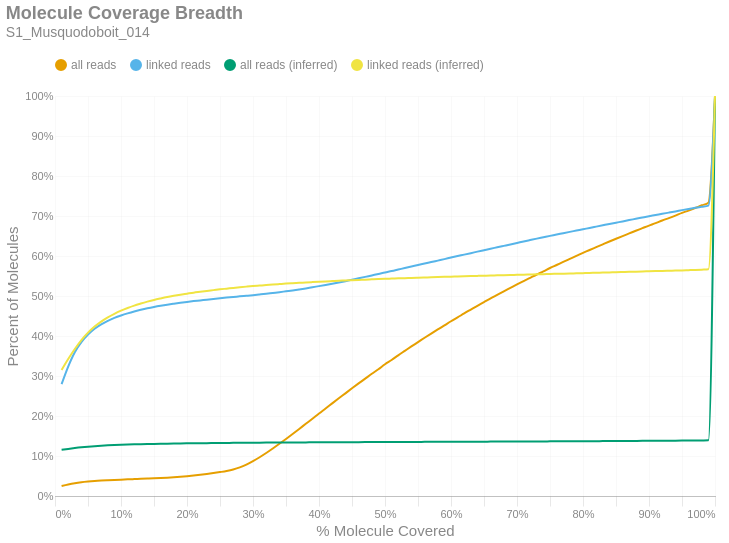

Here is the notebook cell this chart was saved with:
### Markdown cell above
### Molecule Read Coverage
This chart shows molecule coverage breadth as computed by the number of bases aligned to that molecule. In other words, "*how much of each unique long molecule is actually sequenced/aligned?*" Keep in mind there is a distinction between sequences and alignments, since some sequences belonging to a particular molecule may not align well and wouldn't appear in the alignment data. This chart also shows molecule coverage breadth as computed by the *inferred fragment* from which the aligned sequences originate. Unlike read coverage, this calculation takes into account the total insert size, including unsequenced gaps between the forward and reverse reads. Like the previous figures, these are cumulative percents.

### Code cell
if SKIPLR:
    print_html(f"Skipped")
else:
    binned_df = consolidated_hist(valids['coverage_bp'], mask, 0.01, True)
    binned_df_inf = consolidated_hist(valids['coverage_inserts'], mask, 0.01, True)
    binned_df = binned_df.with_columns(pl.lit(binned_df_inf['all reads (cumsum)']).alias('all reads (inferred)'))
    binned_df = binned_df.with_columns(pl.lit(binned_df_inf['linked reads (cumsum)']).alias('linked reads (inferred)'))
    binned_df = binned_df.with_columns(
        (pl.col('bin').cast(pl.Float64) + 0.01).alias('right_edge')
    )

    with SafeRender(binned_df):
        (
            density_plot(binned_df, 'Molecule Coverage Breadth', samplename, 'molcov', ['all reads (inferred)','linked reads (inferred)'])
            .encode(
                #x=alt.X('bin:Q', title="% Molecule Covered").axis(format = '%').scale(padding=0),
                x=alt.X('right_edge:Q', title="% Molecule Covered").axis(format='%').scale(padding=0),
                y=alt.Y('value:Q', title='Percent of Molecules')
                    .axis(format='%')
                    .stack(False)
                    .scale(domainMin=0, padding=0),
                color=alt.Color("key:N").scale(domain = ["all reads", "linked reads", "all reads (inferred)", "linked reads (inferred)"]),
                tooltip = [
                    alt.Tooltip("key:N", title = "Data Type"),
                    alt.Tooltip("range_label:N", title="% Molecule Covered"),
                    alt.Tooltip("value:Q", format = ".2%", title="% Molecules")
                ]
            )
        ).display()

### Figure 1 — Vega-Lite specification as saved in the notebook (floating-point values rounded to 4 significant figures)
{"width": "container", "height": 400, "config": {"title": {"anchor": "start", "dy": -15, "fontSize": 18, "color": "#888888", "subtitleColor": "#888888", "subtitleFontSize": 14}, "arc": {"fill": "#0072B2"}, "axis": {"domainColor": "#888888", "domainWidth": 0.5, "gridWidth": 0.2, "grid": false, "titleFontWeight": 400, "titleFontSize": 15, "labelFontSize": 11, "labelColor": "#888888", "tickColor": "#888888", "tickWidth": 0.2, "titleColor": "#888888"}, "axisBand": {"grid": false}, "axisX": {"grid": true, "tickSize": 10, "domainCap": "round"}, "axisY": {"domain": false, "grid": true, "tickSize": 0, "domainCap": "round"}, "background": "transparent", "header": {"labelFontSize": 15, "labelColor": "#888888", "titleFontSize": 15, "titleFontWeight": 600, "titleColor": "#888888"}, "legend": {"labelFont": "sans-serif", "labelFontSize": 12, "labelColor": "#888888", "symbolSize": 100, "symbolType": "circle", "titleFontSize": 12, "titlePadding": 10, "titleColor": "#888888", "title": null, "orient": "top"}, "range": {"category": ["#E69F00", "#56B4E9", "#009E73", "#F0E442", "#0072B2", "#D55E00", "#CC79A7", "#000000"], "diverging": ["#cfe8f3", "#a2d4ec", "#73bfe2", "#46abdb", "#1696d2", "#12719e"]}, "area": {"fill": "#0072B2", "fillOpacity": 0.7, "line": true, "strokeOpacity": 0.7}, "line": {"color": "#0072B2", "stroke": "#0072B2", "strokeWidth": 2}, "trail": {"color": "#0072B2", "stroke": "#0072B2", "strokeWidth": 0, "size": 1}, "point": {"filled": true, "fillOpacity": 1.0, "size": 95}, "text": {"color": "#888888", "fontSize": 11, "align": "right", "fontWeight": 400, "size": 11}, "bar": {"fill": "#0072B2", "stroke": null}, "view": {"stroke": null, "continuousWidth": 660, "continuousHeight": 400}}, "data": {"name": "data-755f816b55a57aefaa91b25d3d461378"}, "mark": {"type": "line", "interpolate": "monotone", "point": {"opacity": 0, "size": 275}}, "encoding": {"color": {"field": "key", "scale": {"domain": ["all reads", "linked reads", "all reads (inferred)", "linked reads (inferred)"]}, "type": "nominal"}, "tooltip": [{"field": "key", "title": "Data Type", "type": "nominal"}, {"field": "range_label", "title": "% Molecule Covered", "type": "nominal"}, {"field": "value", "format": ".2%", "title": "% Molecules", "type": "quantitative"}], "x": {"axis": {"format": "%"}, "field": "right_edge", "scale": {"padding": 0}, "title": "% Molecule Covered", "type": "quantitative"}, "y": {"axis": {"format": "%"}, "field": "value", "scale": {"domainMin": 0, "padding": 0}, "stack": false, "title": "Percent of Molecules", "type": "quantitative"}}, "params": [{"name": "param_c36ac31b6afebe62", "select": {"type": "point", "fields": ["key"]}, "bind": "legend"}], "title": {"text": "Molecule Coverage Breadth", "subtitle": "S1_Musquodoboit_014"}, "transform": [{"fold": ["all reads (cumsum)", "linked reads (cumsum)", "all reads (inferred)", "linked reads (inferred)"]}, {"calculate": "replace(datum.key, ' (cumsum)', '')", "as": "key"}, {"filter": {"param": "param_c36ac31b6afebe62"}}], "usermeta": {"embedOptions": {"downloadFileName": "S1_Musquodoboit_014.molcov"}}, "$schema": "https://vega.github.io/schema/vega-lite/v6.1.0.json", "datasets": {"data-755f816b55a57aefaa91b25d3d461378": [{"bin": "0.0", "interval": "0.0-0.01", "all reads": 0.02494, "linked reads": 0.2795, "all reads (cumsum)": 0.02494, "linked reads (cumsum)": 0.2795, "range_label": "0.0-0.01", "all reads (inferred)": 0.1154, "linked reads (inferred)": 0.3149, "right_edge": 0.01}, {"bin": "0.01", "interval": "0.01-0.02", "all reads": 0.003889, "linked reads": 0.04392, "all reads (cumsum)": 0.02883, "linked reads (cumsum)": 0.3234, "range_label": "0.01-0.02", "all reads (inferred)": 0.1178, "linked reads (inferred)": 0.3423, "right_edge": 0.02}, {"bin": "0.02", "interval": "0.02-0.03", "all reads": 0.003156, "linked reads": 0.0358, "all reads (cumsum)": 0.03199, "linked reads (cumsum)": 0.3592, "range_label": "0.02-0.03", "all reads (inferred)": 0.1199, "linked reads (inferred)": 0.3674, "right_edge": 0.03}, {"bin": "0.03", "interval": "0.03-0.04", "all reads": 0.002345, "linked reads": 0.02533, "all reads (cumsum)": 0.03433, "linked reads (cumsum)": 0.3846, "range_label": "0.03-0.04", "all reads (inferred)": 0.1218, "linked reads (inferred)": 0.3899, "right_edge": 0.04}, {"bin": "0.04", "interval": "0.04-0.05", "all reads": 0.001736, "linked reads": 0.01882, "all reads (cumsum)": 0.03607, "linked reads (cumsum)": 0.4034, "range_label": "0.04-0.05", "all reads (inferred)": 0.1234, "linked reads (inferred)": 0.4084, "right_edge": 0.05}, {"bin": "0.05", "interval": "0.05-0.06", "all reads": 0.001395, "linked reads": 0.01452, "all reads (cumsum)": 0.03746, "linked reads (cumsum)": 0.4179, "range_label": "0.05-0.06", "all reads (inferred)": 0.1247, "linked reads (inferred)": 0.4236, "right_edge": 0.06}, {"bin": "0.06", "interval": "0.06-0.07", "all reads": 0.001078, "linked reads": 0.01113, "all reads (cumsum)": 0.03854, "linked reads (cumsum)": 0.429, "range_label": "0.06-0.07", "all reads (inferred)": 0.1257, "linked reads (inferred)": 0.436, "right_edge": 0.07}, {"bin": "0.07", "interval": "0.07-0.08", "all reads": 0.000878, "linked reads": 0.008733, "all reads (cumsum)": 0.03942, "linked reads (cumsum)": 0.4378, "range_label": "0.07-0.08", "all reads (inferred)": 0.1266, "linked reads (inferred)": 0.4466, "right_edge": 0.08}, {"bin": "0.08", "interval": "0.08-0.09", "all reads": 0.0007941, "linked reads": 0.007382, "all reads (cumsum)": 0.04021, "linked reads (cumsum)": 0.4452, "range_label": "0.08-0.09", "all reads (inferred)": 0.1273, "linked reads (inferred)": 0.4555, "right_edge": 0.09}, {"bin": "0.09", "interval": "0.09-0.1", "all reads": 0.0007016, "linked reads": 0.006134, "all reads (cumsum)": 0.04092, "linked reads (cumsum)": 0.4513, "range_label": "0.09-0.1", "all reads (inferred)": 0.128, "linked reads (inferred)": 0.4632, "right_edge": 0.1}, {"bin": "0.1", "interval": "0.1-0.11", "all reads": 0.0006712, "linked reads": 0.005368, "all reads (cumsum)": 0.04159, "linked reads (cumsum)": 0.4567, "range_label": "0.1-0.11", "all reads (inferred)": 0.1286, "linked reads (inferred)": 0.4701, "right_edge": 0.11}, {"bin": "0.11", "interval": "0.11-0.12", "all reads": 0.0006185, "linked reads": 0.004748, "all reads (cumsum)": 0.04221, "linked reads (cumsum)": 0.4614, "range_label": "0.11-0.12", "all reads (inferred)": 0.1291, "linked reads (inferred)": 0.4761, "right_edge": 0.12}, {"bin": "0.12", "interval": "0.12-0.13", "all reads": 0.0006108, "linked reads": 0.004063, "all reads (cumsum)": 0.04282, "linked reads (cumsum)": 0.4655, "range_label": "0.12-0.13", "all reads (inferred)": 0.1295, "linked reads (inferred)": 0.4812, "right_edge": 0.13}, {"bin": "0.13", "interval": "0.13-0.14", "all reads": 0.0006271, "linked reads": 0.003728, "all reads (cumsum)": 0.04344, "linked reads (cumsum)": 0.4692, "range_label": "0.13-0.14", "all reads (inferred)": 0.1299, "linked reads (inferred)": 0.4859, "right_edge": 0.14}, {"bin": "0.14", "interval": "0.14-0.15", "all reads": 0.0006569, "linked reads": 0.003336, "all reads (cumsum)": 0.0441, "linked reads (cumsum)": 0.4725, "range_label": "0.14-0.15", "all reads (inferred)": 0.1303, "linked reads (inferred)": 0.4902, "right_edge": 0.15}, {"bin": "0.15", "interval": "0.15-0.16", "all reads": 0.0007697, "linked reads": 0.003015, "all reads (cumsum)": 0.04487, "linked reads (cumsum)": 0.4756, "range_label": "0.15-0.16", "all reads (inferred)": 0.1306, "linked reads (inferred)": 0.4939, "right_edge": 0.16}, {"bin": "0.16", "interval": "0.16-0.17", "all reads": 0.0009352, "linked reads": 0.002755, "all reads (cumsum)": 0.04581, "linked reads (cumsum)": 0.4783, "range_label": "0.16-0.17", "all reads (inferred)": 0.1309, "linked reads (inferred)": 0.4975, "right_edge": 0.17}, {"bin": "0.17", "interval": "0.17-0.18", "all reads": 0.001102, "linked reads": 0.002442, "all reads (cumsum)": 0.04691, "linked reads (cumsum)": 0.4808, "range_label": "0.17-0.18", "all reads (inferred)": 0.1311, "linked reads (inferred)": 0.5005, "right_edge": 0.18}, {"bin": "0.18", "interval": "0.18-0.19", "all reads": 0.001279, "linked reads": 0.002313, "all reads (cumsum)": 0.04819, "linked reads (cumsum)": 0.4831, "range_label": "0.18-0.19", "all reads (inferred)": 0.1314, "linked reads (inferred)": 0.5033, "right_edge": 0.19}, {"bin": "0.19", "interval": "0.19-0.2", "all reads": 0.001486, "linked reads": 0.002131, "all reads (cumsum)": 0.04967, "linked reads (cumsum)": 0.4852, "range_label": "0.19-0.2", "all reads (inferred)": 0.1316, "linked reads (inferred)": 0.5059, "right_edge": 0.2}, {"bin": "0.2", "interval": "0.2-0.21", "all reads": 0.001628, "linked reads": 0.002014, "all reads (cumsum)": 0.0513, "linked reads (cumsum)": 0.4872, "range_label": "0.2-0.21", "all reads (inferred)": 0.1318, "linked reads (inferred)": 0.5084, "right_edge": 0.21}, {"bin": "0.21", "interval": "0.21-0.22", "all reads": 0.001774, "linked reads": 0.001793, "all reads (cumsum)": 0.05308, "linked reads (cumsum)": 0.489, "range_label": "0.21-0.22", "all reads (inferred)": 0.132, "linked reads (inferred)": 0.5106, "right_edge": 0.22}, {"bin": "0.22", "interval": "0.22-0.23", "all reads": 0.002015, "linked reads": 0.001882, "all reads (cumsum)": 0.05509, "linked reads (cumsum)": 0.4909, "range_label": "0.22-0.23", "all reads (inferred)": 0.1322, "linked reads (inferred)": 0.5128, "right_edge": 0.23}, {"bin": "0.23", "interval": "0.23-0.24", "all reads": 0.002196, "linked reads": 0.001757, "all reads (cumsum)": 0.05729, "linked reads (cumsum)": 0.4926, "range_label": "0.23-0.24", "all reads (inferred)": 0.1323, "linked reads (inferred)": 0.5147, "right_edge": 0.24}, {"bin": "0.24", "interval": "0.24-0.25", "all reads": 0.002493, "linked reads": 0.001657, "all reads (cumsum)": 0.05978, "linked reads (cumsum)": 0.4943, "range_label": "0.24-0.25", "all reads (inferred)": 0.1325, "linked reads (inferred)": 0.5167, "right_edge": 0.25}, {"bin": "0.25", "interval": "0.25-0.26", "all reads": 0.002759, "linked reads": 0.001657, "all reads (cumsum)": 0.06254, "linked reads (cumsum)": 0.496, "range_label": "0.25-0.26", "all reads (inferred)": 0.1327, "linked reads (inferred)": 0.5184, "right_edge": 0.26}, {"bin": "0.26", "interval": "0.26-0.27", "all reads": 0.003706, "linked reads": 0.001469, "all reads (cumsum)": 0.06624, "linked reads (cumsum)": 0.4974, "range_label": "0.26-0.27", "all reads (inferred)": 0.1328, "linked reads (inferred)": 0.5202, "right_edge": 0.27}, {"bin": "0.27", "interval": "0.27-0.28", "all reads": 0.005236, "linked reads": 0.001665, "all reads (cumsum)": 0.07148, "linked reads (cumsum)": 0.4991, "range_label": "0.27-0.28", "all reads (inferred)": 0.133, "linked reads (inferred)": 0.5218, "right_edge": 0.28}, {"bin": "0.28", "interval": "0.28-0.29", "all reads": 0.007085, "linked reads": 0.001497, "all reads (cumsum)": 0.07857, "linked reads (cumsum)": 0.5006, "range_label": "0.28-0.29", "all reads (inferred)": 0.1331, "linked reads (inferred)": 0.5234, "right_edge": 0.29}, {"bin": "0.29", "interval": "0.29-0.3", "all reads": 0.008658, "linked reads": 0.001543, "all reads (cumsum)": 0.08722, "linked reads (cumsum)": 0.5021, "range_label": "0.29-0.3", "all reads (inferred)": 0.1332, "linked reads (inferred)": 0.5249, "right_edge": 0.3}, {"bin": "0.3", "interval": "0.3-0.31", "all reads": 0.009641, "linked reads": 0.001711, "all reads (cumsum)": 0.09686, "linked reads (cumsum)": 0.5038, "range_label": "0.3-0.31", "all reads (inferred)": 0.1333, "linked reads (inferred)": 0.5261, "right_edge": 0.31}, {"bin": "0.31", "interval": "0.31-0.32", "all reads": 0.01056, "linked reads": 0.001782, "all reads (cumsum)": 0.1074, "linked reads (cumsum)": 0.5056, "range_label": "0.31-0.32", "all reads (inferred)": 0.1335, "linked reads (inferred)": 0.5273, "right_edge": 0.32}, {"bin": "0.32", "interval": "0.32-0.33", "all reads": 0.01136, "linked reads": 0.002017, "all reads (cumsum)": 0.1188, "linked reads (cumsum)": 0.5076, "range_label": "0.32-0.33", "all reads (inferred)": 0.1336, "linked reads (inferred)": 0.5286, "right_edge": 0.33}, {"bin": "0.33", "interval": "0.33-0.34", "all reads": 0.01172, "linked reads": 0.001946, "all reads (cumsum)": 0.1305, "linked reads (cumsum)": 0.5096, "range_label": "0.33-0.34", "all reads (inferred)": 0.1337, "linked reads (inferred)": 0.5298, "right_edge": 0.34}, {"bin": "0.34", "interval": "0.34-0.35", "all reads": 0.01211, "linked reads": 0.002217, "all reads (cumsum)": 0.1426, "linked reads (cumsum)": 0.5118, "range_label": "0.34-0.35", "all reads (inferred)": 0.1338, "linked reads (inferred)": 0.531, "right_edge": 0.35}, {"bin": "0.35", "interval": "0.35-0.36", "all reads": 0.01239, "linked reads": 0.00216, "all reads (cumsum)": 0.155, "linked reads (cumsum)": 0.514, "range_label": "0.35-0.36", "all reads (inferred)": 0.1339, "linked reads (inferred)": 0.5319, "right_edge": 0.36}, {"bin": "0.36", "interval": "0.36-0.37", "all reads": 0.01261, "linked reads": 0.002459, "all reads (cumsum)": 0.1676, "linked reads (cumsum)": 0.5164, "range_label": "0.36-0.37", "all reads (inferred)": 0.134, "linked reads (inferred)": 0.5329, "right_edge": 0.37}, {"bin": "0.37", "interval": "0.37-0.38", "all reads": 0.01282, "linked reads": 0.002606, "all reads (cumsum)": 0.1804, "linked reads (cumsum)": 0.519, "range_label": "0.37-0.38", "all reads (inferred)": 0.134, "linked reads (inferred)": 0.5338, "right_edge": 0.38}, {"bin": "0.38", "interval": "0.38-0.39", "all reads": 0.0127, "linked reads": 0.002894, "all reads (cumsum)": 0.1931, "linked reads (cumsum)": 0.5219, "range_label": "0.38-0.39", "all reads (inferred)": 0.1341, "linked reads (inferred)": 0.5347, "right_edge": 0.39}, {"bin": "0.39", "interval": "0.39-0.4", "all reads": 0.01302, "linked reads": 0.002745, "all reads (cumsum)": 0.2062, "linked reads (cumsum)": 0.5247, "range_label": "0.39-0.4", "all reads (inferred)": 0.1342, "linked reads (inferred)": 0.5356, "right_edge": 0.4}, {"bin": "0.4", "interval": "0.4-0.41", "all reads": 0.01258, "linked reads": 0.002834, "all reads (cumsum)": 0.2188, "linked reads (cumsum)": 0.5275, "range_label": "0.4-0.41", "all reads (inferred)": 0.1343, "linked reads (inferred)": 0.5365, "right_edge": 0.41}, {"bin": "0.41", "interval": "0.41-0.42", "all reads": 0.01279, "linked reads": 0.00298, "all reads (cumsum)": 0.2315, "linked reads (cumsum)": 0.5305, "range_label": "0.41-0.42", "all reads (inferred)": 0.1344, "linked reads (inferred)": 0.5373, "right_edge": 0.42}, {"bin": "0.42", "interval": "0.42-0.43", "all reads": 0.01263, "linked reads": 0.003211, "all reads (cumsum)": 0.2442, "linked reads (cumsum)": 0.5337, "range_label": "0.42-0.43", "all reads (inferred)": 0.1345, "linked reads (inferred)": 0.5381, "right_edge": 0.43}, {"bin": "0.43", "interval": "0.43-0.44", "all reads": 0.01251, "linked reads": 0.003429, "all reads (cumsum)": 0.2567, "linked reads (cumsum)": 0.5371, "range_label": "0.43-0.44", "all reads (inferred)": 0.1345, "linked reads (inferred)": 0.5388, "right_edge": 0.44}, {"bin": "0.44", "interval": "0.44-0.45", "all reads": 0.01257, "linked reads": 0.003575, "all reads (cumsum)": 0.2693, "linked reads (cumsum)": 0.5407, "range_label": "0.44-0.45", "all reads (inferred)": 0.1346, "linked reads (inferred)": 0.5396, "right_edge": 0.45}, {"bin": "0.45", "interval": "0.45-0.46", "all reads": 0.01223, "linked reads": 0.003547, "all reads (cumsum)": 0.2815, "linked reads (cumsum)": 0.5442, "range_label": "0.45-0.46", "all reads (inferred)": 0.1347, "linked reads (inferred)": 0.5403, "right_edge": 0.46}, {"bin": "0.46", "interval": "0.46-0.47", "all reads": 0.01197, "linked reads": 0.003564, "all reads (cumsum)": 0.2935, "linked reads (cumsum)": 0.5478, "range_label": "0.46-0.47", "all reads (inferred)": 0.1347, "linked reads (inferred)": 0.5409, "right_edge": 0.47}, {"bin": "0.47", "interval": "0.47-0.48", "all reads": 0.01205, "linked reads": 0.003628, "all reads (cumsum)": 0.3055, "linked reads (cumsum)": 0.5514, "range_label": "0.47-0.48", "all reads (inferred)": 0.1348, "linked reads (inferred)": 0.5416, "right_edge": 0.48}, {"bin": "0.48", "interval": "0.48-0.49", "all reads": 0.01138, "linked reads": 0.003557, "all reads (cumsum)": 0.3169, "linked reads (cumsum)": 0.555, "range_label": "0.48-0.49", "all reads (inferred)": 0.1349, "linked reads (inferred)": 0.5423, "right_edge": 0.49}, {"bin": "0.49", "interval": "0.49-0.5", "all reads": 0.01259, "linked reads": 0.003817, "all reads (cumsum)": 0.3295, "linked reads (cumsum)": 0.5588, "range_label": "0.49-0.5", "all reads (inferred)": 0.135, "linked reads (inferred)": 0.543, "right_edge": 0.5}, {"bin": "0.5", "interval": "0.5-0.51", "all reads": 0.01052, "linked reads": 0.00345, "all reads (cumsum)": 0.34, "linked reads (cumsum)": 0.5623, "range_label": "0.5-0.51", "all reads (inferred)": 0.135, "linked reads (inferred)": 0.5435, "right_edge": 0.51}, {"bin": "0.51", "interval": "0.51-0.52", "all reads": 0.01169, "linked reads": 0.003825, "all reads (cumsum)": 0.3517, "linked reads (cumsum)": 0.5661, "range_label": "0.51-0.52", "all reads (inferred)": 0.1351, "linked reads (inferred)": 0.5441, "right_edge": 0.52}, {"bin": "0.52", "interval": "0.52-0.53", "all reads": 0.01111, "linked reads": 0.00386, "all reads (cumsum)": 0.3628, "linked reads (cumsum)": 0.5699, "range_label": "0.52-0.53", "all reads (inferred)": 0.1351, "linked reads (inferred)": 0.5447, "right_edge": 0.53}, {"bin": "0.53", "interval": "0.53-0.54", "all reads": 0.01108, "linked reads": 0.0038, "all reads (cumsum)": 0.3739, "linked reads (cumsum)": 0.5737, "range_label": "0.53-0.54", "all reads (inferred)": 0.1352, "linked reads (inferred)": 0.5452, "right_edge": 0.54}, {"bin": "0.54", "interval": "0.54-0.55", "all reads": 0.01074, "linked reads": 0.003614, "all reads (cumsum)": 0.3846, "linked reads (cumsum)": 0.5774, "range_label": "0.54-0.55", "all reads (inferred)": 0.1353, "linked reads (inferred)": 0.5457, "right_edge": 0.55}, {"bin": "0.55", "interval": "0.55-0.56", "all reads": 0.01092, "linked reads": 0.003853, "all reads (cumsum)": 0.3955, "linked reads (cumsum)": 0.5812, "range_label": "0.55-0.56", "all reads (inferred)": 0.1353, "linked reads (inferred)": 0.5463, "right_edge": 0.56}, {"bin": "0.56", "interval": "0.56-0.57", "all reads": 0.01057, "linked reads": 0.003561, "all reads (cumsum)": 0.4061, "linked reads (cumsum)": 0.5848, "range_label": "0.56-0.57", "all reads (inferred)": 0.1354, "linked reads (inferred)": 0.5469, "right_edge": 0.57}, {"bin": "0.57", "interval": "0.57-0.58", "all reads": 0.01025, "linked reads": 0.003725, "all reads (cumsum)": 0.4163, "linked reads (cumsum)": 0.5885, "range_label": "0.57-0.58", "all reads (inferred)": 0.1355, "linked reads (inferred)": 0.5474, "right_edge": 0.58}, {"bin": "0.58", "interval": "0.58-0.59", "all reads": 0.01022, "linked reads": 0.003686, "all reads (cumsum)": 0.4266, "linked reads (cumsum)": 0.5922, "range_label": "0.58-0.59", "all reads (inferred)": 0.1355, "linked reads (inferred)": 0.5479, "right_edge": 0.59}, {"bin": "0.59", "interval": "0.59-0.6", "all reads": 0.01033, "linked reads": 0.00391, "all reads (cumsum)": 0.4369, "linked reads (cumsum)": 0.5961, "range_label": "0.59-0.6", "all reads (inferred)": 0.1356, "linked reads (inferred)": 0.5484, "right_edge": 0.6}, {"bin": "0.6", "interval": "0.6-0.61", "all reads": 0.009607, "linked reads": 0.0037, "all reads (cumsum)": 0.4465, "linked reads (cumsum)": 0.5998, "range_label": "0.6-0.61", "all reads (inferred)": 0.1356, "linked reads (inferred)": 0.5489, "right_edge": 0.61}, {"bin": "0.61", "interval": "0.61-0.62", "all reads": 0.00996, "linked reads": 0.003589, "all reads (cumsum)": 0.4565, "linked reads (cumsum)": 0.6034, "range_label": "0.61-0.62", "all reads (inferred)": 0.1357, "linked reads (inferred)": 0.5494, "right_edge": 0.62}, {"bin": "0.62", "interval": "0.62-0.63", "all reads": 0.009506, "linked reads": 0.003675, "all reads (cumsum)": 0.466, "linked reads (cumsum)": 0.6071, "range_label": "0.62-0.63", "all reads (inferred)": 0.1358, "linked reads (inferred)": 0.5498, "right_edge": 0.63}, {"bin": "0.63", "interval": "0.63-0.64", "all reads": 0.009461, "linked reads": 0.003821, "all reads (cumsum)": 0.4754, "linked reads (cumsum)": 0.6109, "range_label": "0.63-0.64", "all reads (inferred)": 0.1358, "linked reads (inferred)": 0.5503, "right_edge": 0.64}, {"bin": "0.64", "interval": "0.64-0.65", "all reads": 0.009233, "linked reads": 0.003696, "all reads (cumsum)": 0.4847, "linked reads (cumsum)": 0.6146, "range_label": "0.64-0.65", "all reads (inferred)": 0.1359, "linked reads (inferred)": 0.5507, "right_edge": 0.65}, {"bin": "0.65", "interval": "0.65-0.66", "all reads": 0.009314, "linked reads": 0.003703, "all reads (cumsum)": 0.494, "linked reads (cumsum)": 0.6183, "range_label": "0.65-0.66", "all reads (inferred)": 0.136, "linked reads (inferred)": 0.5512, "right_edge": 0.66}, {"bin": "0.66", "interval": "0.66-0.67", "all reads": 0.008831, "linked reads": 0.003454, "all reads (cumsum)": 0.5028, "linked reads (cumsum)": 0.6217, "range_label": "0.66-0.67", "all reads (inferred)": 0.136, "linked reads (inferred)": 0.5517, "right_edge": 0.67}, {"bin": "0.67", "interval": "0.67-0.68", "all reads": 0.008844, "linked reads": 0.003532, "all reads (cumsum)": 0.5117, "linked reads (cumsum)": 0.6253, "range_label": "0.67-0.68", "all reads (inferred)": 0.1361, "linked reads (inferred)": 0.5521, "right_edge": 0.68}, {"bin": "0.68", "interval": "0.68-0.69", "all reads": 0.008594, "linked reads": 0.003547, "all reads (cumsum)": 0.5203, "linked reads (cumsum)": 0.6288, "range_label": "0.68-0.69", "all reads (inferred)": 0.1362, "linked reads (inferred)": 0.5525, "right_edge": 0.69}, {"bin": "0.69", "interval": "0.69-0.7", "all reads": 0.008633, "linked reads": 0.003718, "all reads (cumsum)": 0.5289, "linked reads (cumsum)": 0.6325, "range_label": "0.69-0.7", "all reads (inferred)": 0.1362, "linked reads (inferred)": 0.5529, "right_edge": 0.7}, {"bin": "0.7", "interval": "0.7-0.71", "all reads": 0.008294, "linked reads": 0.003832, "all reads (cumsum)": 0.5372, "linked reads (cumsum)": 0.6364, "range_label": "0.7-0.71", "all reads (inferred)": 0.1363, "linked reads (inferred)": 0.5534, "right_edge": 0.71}, {"bin": "0.71", "interval": "0.71-0.72", "all reads": 0.00828, "linked reads": 0.003575, "all reads (cumsum)": 0.5455, "linked reads (cumsum)": 0.6399, "range_label": "0.71-0.72", "all reads (inferred)": 0.1364, "linked reads (inferred)": 0.5538, "right_edge": 0.72}, {"bin": "0.72", "interval": "0.72-0.73", "all reads": 0.008276, "linked reads": 0.003536, "all reads (cumsum)": 0.5537, "linked reads (cumsum)": 0.6435, "range_label": "0.72-0.73", "all reads (inferred)": 0.1364, "linked reads (inferred)": 0.5542, "right_edge": 0.73}, {"bin": "0.73", "interval": "0.73-0.74", "all reads": 0.007907, "linked reads": 0.003418, "all reads (cumsum)": 0.5616, "linked reads (cumsum)": 0.6469, "range_label": "0.73-0.74", "all reads (inferred)": 0.1365, "linked reads (inferred)": 0.5546, "right_edge": 0.74}, {"bin": "0.74", "interval": "0.74-0.75", "all reads": 0.008326, "linked reads": 0.00344, "all reads (cumsum)": 0.57, "linked reads (cumsum)": 0.6503, "range_label": "0.74-0.75", "all reads (inferred)": 0.1366, "linked reads (inferred)": 0.5551, "right_edge": 0.75}, {"bin": "0.75", "interval": "0.75-0.76", "all reads": 0.007583, "linked reads": 0.003258, "all reads (cumsum)": 0.5776, "linked reads (cumsum)": 0.6536, "range_label": "0.75-0.76", "all reads (inferred)": 0.1366, "linked reads (inferred)": 0.5555, "right_edge": 0.76}, {"bin": "0.76", "interval": "0.76-0.77", "all reads": 0.007682, "linked reads": 0.003436, "all reads (cumsum)": 0.5852, "linked reads (cumsum)": 0.657, "range_label": "0.76-0.77", "all reads (inferred)": 0.1367, "linked reads (inferred)": 0.5559, "right_edge": 0.77}, {"bin": "0.77", "interval": "0.77-0.78", "all reads": 0.007518, "linked reads": 0.003333, "all reads (cumsum)": 0.5928, "linked reads (cumsum)": 0.6604, "range_label": "0.77-0.78", "all reads (inferred)": 0.1368, "linked reads (inferred)": 0.5563, "right_edge": 0.78}, {"bin": "0.78", "interval": "0.78-0.79", "all reads": 0.007506, "linked reads": 0.003244, "all reads (cumsum)": 0.6003, "linked reads (cumsum)": 0.6636, "range_label": "0.78-0.79", "all reads (inferred)": 0.1369, "linked reads (inferred)": 0.5567, "right_edge": 0.79}, {"bin": "0.79", "interval": "0.79-0.8", "all reads": 0.007702, "linked reads": 0.003286, "all reads (cumsum)": 0.608, "linked reads (cumsum)": 0.6669, "range_label": "0.79-0.8", "all reads (inferred)": 0.137, "linked reads (inferred)": 0.5571, "right_edge": 0.8}, {"bin": "0.8", "interval": "0.8-0.81", "all reads": 0.006931, "linked reads": 0.003204, "all reads (cumsum)": 0.6149, "linked reads (cumsum)": 0.6701, "range_label": "0.8-0.81", "all reads (inferred)": 0.1371, "linked reads (inferred)": 0.5576, "right_edge": 0.81}, {"bin": "0.81", "interval": "0.81-0.82", "all reads": 0.007181, "linked reads": 0.003308, "all reads (cumsum)": 0.6221, "linked reads (cumsum)": 0.6734, "range_label": "0.81-0.82", "all reads (inferred)": 0.1371, "linked reads (inferred)": 0.5581, "right_edge": 0.82}, {"bin": "0.82", "interval": "0.82-0.83", "all reads": 0.007104, "linked reads": 0.003315, "all reads (cumsum)": 0.6292, "linked reads (cumsum)": 0.6767, "range_label": "0.82-0.83", "all reads (inferred)": 0.1372, "linked reads (inferred)": 0.5586, "right_edge": 0.83}, {"bin": "0.83", "interval": "0.83-0.84", "all reads": 0.007031, "linked reads": 0.003318, "all reads (cumsum)": 0.6362, "linked reads (cumsum)": 0.68, "range_label": "0.83-0.84", "all reads (inferred)": 0.1373, "linked reads (inferred)": 0.559, "right_edge": 0.84}, {"bin": "0.84", "interval": "0.84-0.85", "all reads": 0.006832, "linked reads": 0.003247, "all reads (cumsum)": 0.643, "linked reads (cumsum)": 0.6833, "range_label": "0.84-0.85", "all reads (inferred)": 0.1374, "linked reads (inferred)": 0.5596, "right_edge": 0.85}, {"bin": "0.85", "interval": "0.85-0.86", "all reads": 0.006766, "linked reads": 0.00314, "all reads (cumsum)": 0.6498, "linked reads (cumsum)": 0.6864, "range_label": "0.85-0.86", "all reads (inferred)": 0.1375, "linked reads (inferred)": 0.56, "right_edge": 0.86}, {"bin": "0.86", "interval": "0.86-0.87", "all reads": 0.006633, "linked reads": 0.003372, "all reads (cumsum)": 0.6564, "linked reads (cumsum)": 0.6898, "range_label": "0.86-0.87", "all reads (inferred)": 0.1376, "linked reads (inferred)": 0.5604, "right_edge": 0.87}, {"bin": "0.87", "interval": "0.87-0.88", "all reads": 0.006636, "linked reads": 0.003154, "all reads (cumsum)": 0.6631, "linked reads (cumsum)": 0.6929, "range_label": "0.87-0.88", "all reads (inferred)": 0.1377, "linked reads (inferred)": 0.5608, "right_edge": 0.88}, {"bin": "0.88", "interval": "0.88-0.89", "all reads": 0.006461, "linked reads": 0.003258, "all reads (cumsum)": 0.6695, "linked reads (cumsum)": 0.6962, "range_label": "0.88-0.89", "all reads (inferred)": 0.1378, "linked reads (inferred)": 0.5613, "right_edge": 0.89}, {"bin": "0.89", "interval": "0.89-0.9", "all reads": 0.006469, "linked reads": 0.003211, "all reads (cumsum)": 0.676, "linked reads (cumsum)": 0.6994, "range_label": "0.89-0.9", "all reads (inferred)": 0.1379, "linked reads (inferred)": 0.5618, "right_edge": 0.9}, {"bin": "0.9", "interval": "0.9-0.91", "all reads": 0.006037, "linked reads": 0.002998, "all reads (cumsum)": 0.682, "linked reads (cumsum)": 0.7024, "range_label": "0.9-0.91", "all reads (inferred)": 0.138, "linked reads (inferred)": 0.5623, "right_edge": 0.91}, {"bin": "0.91", "interval": "0.91-0.92", "all reads": 0.006834, "linked reads": 0.003126, "all reads (cumsum)": 0.6889, "linked reads (cumsum)": 0.7055, "range_label": "0.91-0.92", "all reads (inferred)": 0.1382, "linked reads (inferred)": 0.5628, "right_edge": 0.92}, {"bin": "0.92", "interval": "0.92-0.93", "all reads": 0.005899, "linked reads": 0.002919, "all reads (cumsum)": 0.6948, "linked reads (cumsum)": 0.7085, "range_label": "0.92-0.93", "all reads (inferred)": 0.1383, "linked reads (inferred)": 0.5632, "right_edge": 0.93}, {"bin": "0.93", "interval": "0.93-0.94", "all reads": 0.006323, "linked reads": 0.003005, "all reads (cumsum)": 0.7011, "linked reads (cumsum)": 0.7115, "range_label": "0.93-0.94", "all reads (inferred)": 0.1384, "linked reads (inferred)": 0.5636, "right_edge": 0.94}, {"bin": "0.94", "interval": "0.94-0.95", "all reads": 0.00686, "linked reads": 0.003187, "all reads (cumsum)": 0.708, "linked reads (cumsum)": 0.7146, "range_label": "0.94-0.95", "all reads (inferred)": 0.1385, "linked reads (inferred)": 0.5641, "right_edge": 0.95}, {"bin": "0.95", "interval": "0.95-0.96", "all reads": 0.005572, "linked reads": 0.003012, "all reads (cumsum)": 0.7135, "linked reads (cumsum)": 0.7177, "range_label": "0.95-0.96", "all reads (inferred)": 0.1387, "linked reads (inferred)": 0.5646, "right_edge": 0.96}, {"bin": "0.96", "interval": "0.96-0.97", "all reads": 0.006575, "linked reads": 0.002802, "all reads (cumsum)": 0.7201, "linked reads (cumsum)": 0.7205, "range_label": "0.96-0.97", "all reads (inferred)": 0.1388, "linked reads (inferred)": 0.5651, "right_edge": 0.97}, {"bin": "0.97", "interval": "0.97-0.98", "all reads": 0.006695, "linked reads": 0.002812, "all reads (cumsum)": 0.7268, "linked reads (cumsum)": 0.7233, "range_label": "0.97-0.98", "all reads (inferred)": 0.139, "linked reads (inferred)": 0.5658, "right_edge": 0.98}, {"bin": "0.98", "interval": "0.98-0.99", "all reads": 0.006402, "linked reads": 0.002755, "all reads (cumsum)": 0.7332, "linked reads (cumsum)": 0.726, "range_label": "0.98-0.99", "all reads (inferred)": 0.1392, "linked reads (inferred)": 0.5667, "right_edge": 0.99}, {"bin": "0.99", "interval": "0.99-1.0", "all reads": 0.2668, "linked reads": 0.274, "all reads (cumsum)": 1.0, "linked reads (cumsum)": 1.0, "range_label": "0.99-1.0", "all reads (inferred)": 1.0, "linked reads (inferred)": 1.0, "right_edge": 1.0}]}}
